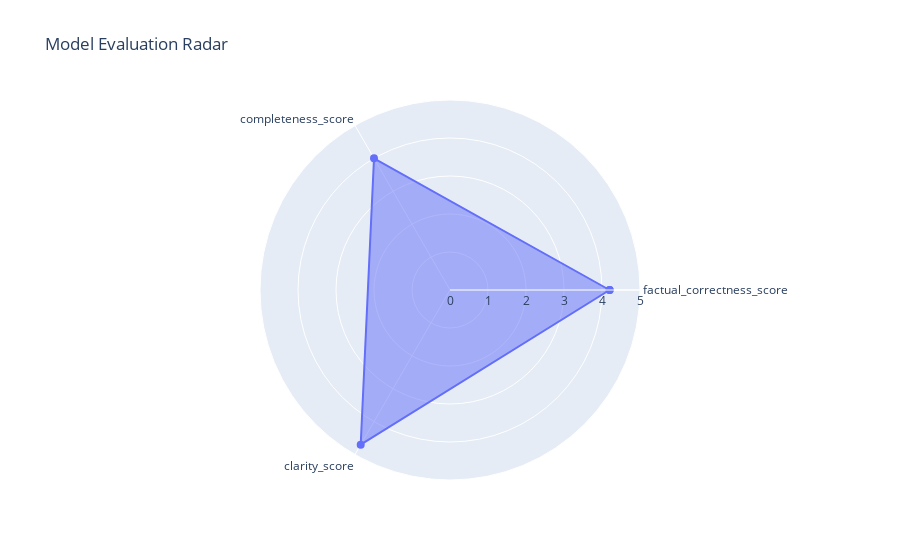

Notebook cell for this chart:
### Code cell
radar_plot(final_df)

### Figure 1 — Plotly figure (JSON) as saved in the notebook; plotly's stock layout.template omitted (floating-point values rounded to 4 significant figures)
{"data": [{"fill": "toself", "marker": {"size": 8}, "mode": "lines+markers", "r": [4.2, 4, 4.7, 4.2], "theta": ["factual_correctness_score", "completeness_score", "clarity_score", "factual_correctness_score"], "type": "scatterpolar"}], "layout": {"polar": {"radialaxis": {"dtick": 1, "range": [0, 5]}}, "showlegend": false, "title": {"text": "Model Evaluation Radar"}}}
